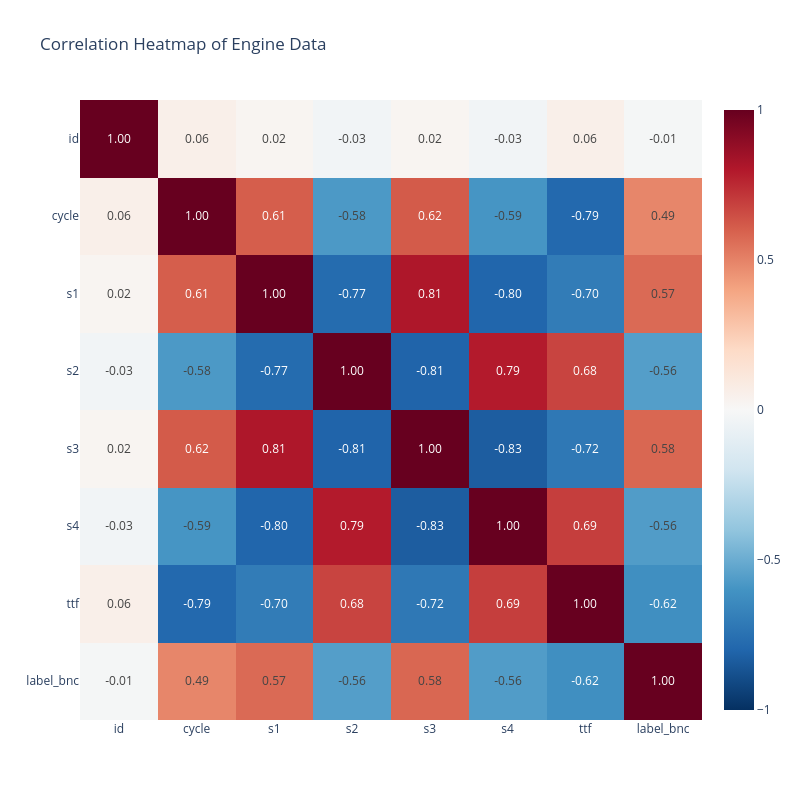

Notebook cell for this chart:
### Markdown cell above
### Spearman 
for monotonic relations

### Code cell
corr2 = dt_train.corr(method= "spearman", numeric_only=True)

fig_corr2 = px.imshow(corr2, 
                     text_auto='.2f',  # Displays the correlation values rounded to 2 decimals
                     aspect='auto', 
                     color_continuous_scale='RdBu_r', # RdBu_r is very similar to coolwarm
                     color_continuous_midpoint=0,     # Centers the color scale at 0
                     title='Correlation Heatmap of Engine Data (Spearman)')

# Adjust layout for better readability
fig_corr2.update_layout(width=800, height=800)

fig_corr2.show()

### Figure 1 — Plotly figure (JSON) as saved in the notebook; plotly's stock layout.template omitted (floating-point values rounded to 4 significant figures)
{"data": [{"coloraxis": "coloraxis", "hovertemplate": "x: %{x}<br>y: %{y}<br>color: %{z}<extra></extra>", "name": "0", "texttemplate": "%{z:.2f}", "type": "heatmap", "x": ["id", "cycle", "s1", "s2", "s3", "s4", "ttf", "label_bnc"], "xaxis": "x", "y": ["id", "cycle", "s1", "s2", "s3", "s4", "ttf", "label_bnc"], "yaxis": "y", "z": [[1.0, 0.05762, 0.02495, -0.03261, 0.02488, -0.03097, 0.05762, -0.01466], [0.05762, 1.0, 0.605, -0.5777, 0.615, -0.5928, -0.7868, 0.4894], [0.02495, 0.605, 1.0, -0.7737, 0.8116, -0.7998, -0.7018, 0.571], [-0.03261, -0.5777, -0.7737, 1.0, -0.806, 0.7942, 0.6788, -0.5578], [0.02488, 0.615, 0.8116, -0.806, 1.0, -0.8318, -0.7181, 0.5798], [-0.03097, -0.5928, -0.7998, 0.7942, -0.8318, 1.0, 0.6931, -0.5649], [0.05762, -0.7868, -0.7018, 0.6788, -0.7181, 0.6931, 1.0, -0.6189], [-0.01466, 0.4894, 0.571, -0.5578, 0.5798, -0.5649, -0.6189, 1.0]]}], "layout": {"coloraxis": {"autocolorscale": false, "cmid": 0, "colorscale": [[0, "rgb(5,48,97)"], [0.1, "rgb(33,102,172)"], [0.2, "rgb(67,147,195)"], [0.3, "rgb(146,197,222)"], [0.4, "rgb(209,229,240)"], [0.5, "rgb(247,247,247)"], [0.6, "rgb(253,219,199)"], [0.7, "rgb(244,165,130)"], [0.8, "rgb(214,96,77)"], [0.9, "rgb(178,24,43)"], [1, "rgb(103,0,31)"]]}, "height": 800, "title": {"text": "Correlation Heatmap of Engine Data"}, "width": 800, "xaxis": {"anchor": "y", "domain": [0, 1]}, "yaxis": {"anchor": "x", "autorange": "reversed", "domain": [0, 1]}}}
